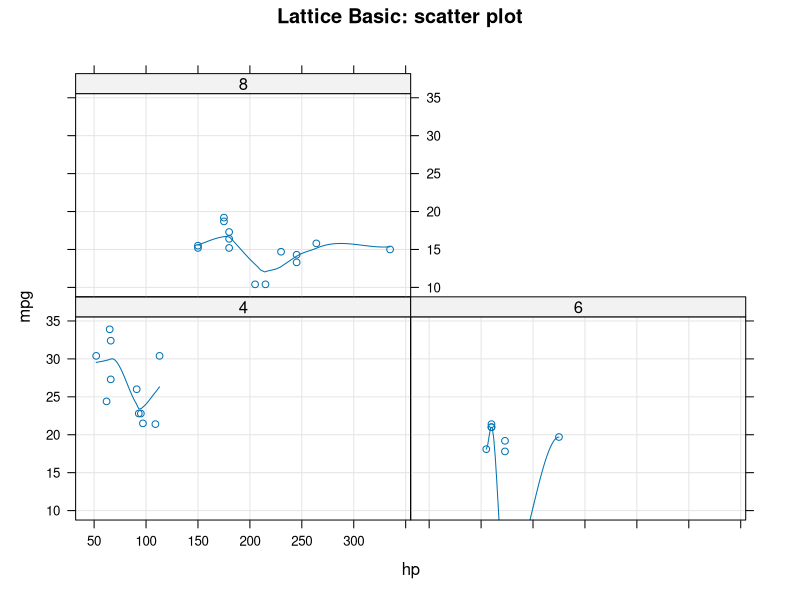

Generate this figure with R:
# Lattice 基础绘图
library(lattice)

# 1. xyplot: Lattice的全能选手（散点与折线）
# 需求：看马力与油耗的关系，按气缸分面板
xyplot(mpg ~ hp | factor(cyl),
    data = mtcars,
    main = "Lattice Basic: scatter plot",
    type = c("p", "smooth"), # p 为点，smooth 为拟合曲线
    grid = TRUE
)
